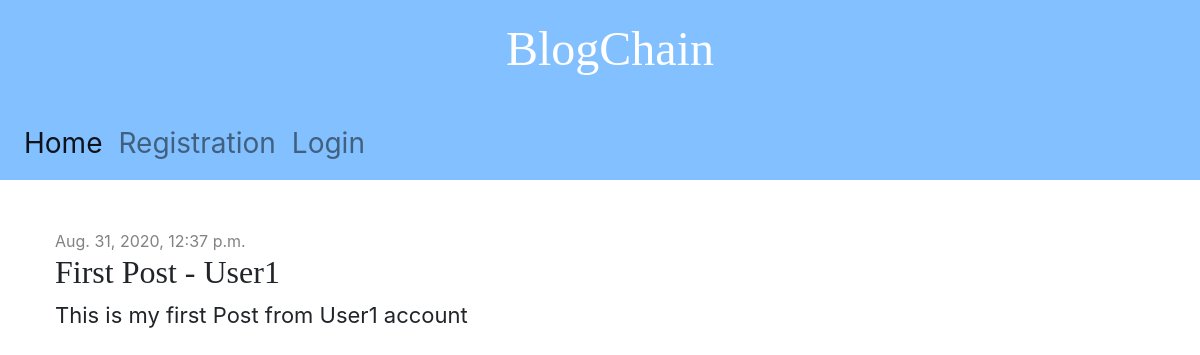
The page /post/22/ on the database its author committed.
### blog/models.py (models this page shows, shortened)
class Post(models.Model):
    user = models.ForeignKey(User, on_delete = models.CASCADE)
    datetime = models.DateTimeField(auto_now_add=True)
    title = models.CharField(max_length=200)
    content = models.TextField()
    hash = models.CharField(max_length=32, default=None, null=True)
    txId = models.CharField(max_length=66, default=None, null=True)

### blog/views.py (the view)
# urls.py: path('post/<int:pk>/', views.post_detail, name='post_detail'),
def post_detail(request, pk):
    post = get_object_or_404(Post, pk=pk)
    return render(request, 'blog/post_detail.html', {'post': post})

### blog/templates/blog/post_detail.html
{% extends 'blog/base.html' %}
{% block content %}
    <div class="post">
        {% if post.datetime %}
            <div class="date">
                {{ post.datetime }}
            </div>
        {% endif %}
        <h2>{{ post.title }}</h2>
        <p>{{ post.content|linebreaksbr }}</p>
    </div>
{% endblock %}

### blog/static/css/blog.css (style rules this page uses)
h1, h2, h3, h4 { font-family: 'Lobster', cursive; }
.date { color: #828282; }
.post { margin-bottom: 70px; }
p { font-size: 22px; }

### rows shown on the page
Post: datetime "Aug. 31, 2020, 12:37 p.m.", title "First Post - User1", content "This is my first Post from User1 account"
